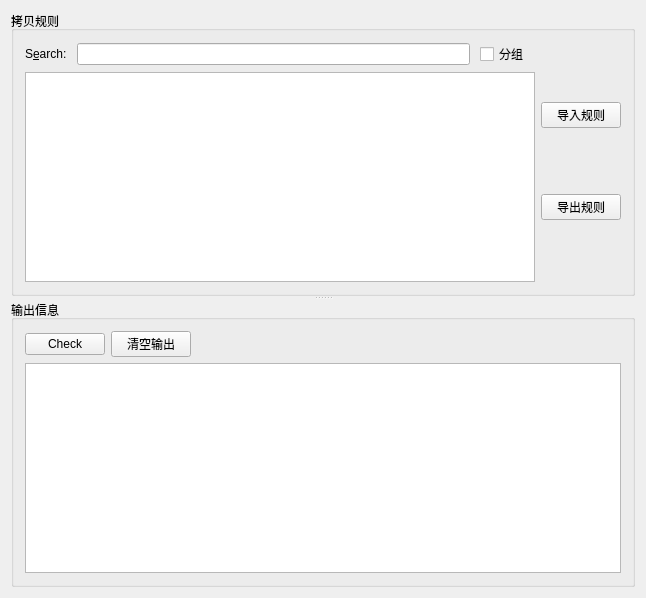
<?xml version="1.0" encoding="UTF-8"?>
<ui version="4.0">
 <class>AutoCopyWidget</class>
 <widget class="QWidget" name="AutoCopyWidget">
  <property name="geometry">
   <rect>
    <x>0</x>
    <y>0</y>
    <width>646</width>
    <height>598</height>
   </rect>
  </property>
  <property name="windowTitle">
   <string>文件自动更新工具</string>
  </property>
  <layout class="QVBoxLayout" name="verticalLayout_4">
   <item>
    <widget class="QSplitter" name="splitter">
     <property name="orientation">
      <enum>Qt::Vertical</enum>
     </property>
     <widget class="QGroupBox" name="groupBox">
      <property name="title">
       <string>拷贝规则</string>
      </property>
      <layout class="QHBoxLayout" name="horizontalLayout_2">
       <item>
        <layout class="QVBoxLayout" name="verticalLayout_2">
         <item>
          <layout class="QHBoxLayout" name="horizontalLayout_3" stretch="0,0,0">
           <property name="spacing">
            <number>10</number>
           </property>
           <property name="rightMargin">
            <number>6</number>
           </property>
           <item>
            <widget class="QLabel" name="label_4">
             <property name="sizePolicy">
              <sizepolicy hsizetype="Fixed" vsizetype="Fixed">
               <horstretch>0</horstretch>
               <verstretch>0</verstretch>
              </sizepolicy>
             </property>
             <property name="text">
              <string>S&amp;earch:</string>
             </property>
             <property name="buddy">
              <cstring>Search</cstring>
             </property>
            </widget>
           </item>
           <item>
            <widget class="QLineEdit" name="Search">
             <property name="sizePolicy">
              <sizepolicy hsizetype="Expanding" vsizetype="Fixed">
               <horstretch>0</horstretch>
               <verstretch>0</verstretch>
              </sizepolicy>
             </property>
            </widget>
           </item>
           <item>
            <widget class="QCheckBox" name="groupedCheck">
             <property name="text">
              <string>分组</string>
             </property>
            </widget>
           </item>
          </layout>
         </item>
         <item>
          <widget class="AutoRuleView" name="RuleValues">
           <property name="selectionMode">
            <enum>QAbstractItemView::ExtendedSelection</enum>
           </property>
          </widget>
         </item>
        </layout>
       </item>
       <item>
        <layout class="QVBoxLayout" name="verticalLayout">
         <item>
          <widget class="QPushButton" name="btn_Import">
           <property name="text">
            <string>导入规则</string>
           </property>
          </widget>
         </item>
         <item>
          <widget class="QPushButton" name="btn_Export">
           <property name="text">
            <string>导出规则</string>
           </property>
          </widget>
         </item>
        </layout>
       </item>
      </layout>
     </widget>
     <widget class="QGroupBox" name="groupBox_2">
      <property name="title">
       <string>输出信息</string>
      </property>
      <layout class="QVBoxLayout" name="verticalLayout_3">
       <item>
        <layout class="QHBoxLayout" name="horizontalLayout">
         <item>
          <widget class="QPushButton" name="btn_Check">
           <property name="text">
            <string>Check</string>
           </property>
          </widget>
         </item>
         <item>
          <widget class="QPushButton" name="btn_ClearOutPut">
           <property name="text">
            <string>清空输出</string>
           </property>
          </widget>
         </item>
         <item>
          <spacer name="horizontalSpacer_2">
           <property name="orientation">
            <enum>Qt::Horizontal</enum>
           </property>
           <property name="sizeHint" stdset="0">
            <size>
             <width>40</width>
             <height>20</height>
            </size>
           </property>
          </spacer>
         </item>
        </layout>
       </item>
       <item>
        <widget class="QTextEdit" name="Output"/>
       </item>
      </layout>
     </widget>
    </widget>
   </item>
  </layout>
 </widget>
 <layoutdefault spacing="6" margin="11"/>
 <customwidgets>
  <customwidget>
   <class>AutoRuleView</class>
   <extends>QTreeView</extends>
   <header>autoruleview.h</header>
  </customwidget>
 </customwidgets>
 <resources>
  <include location="AutoCopy.qrc"/>
 </resources>
 <connections/>
</ui>
